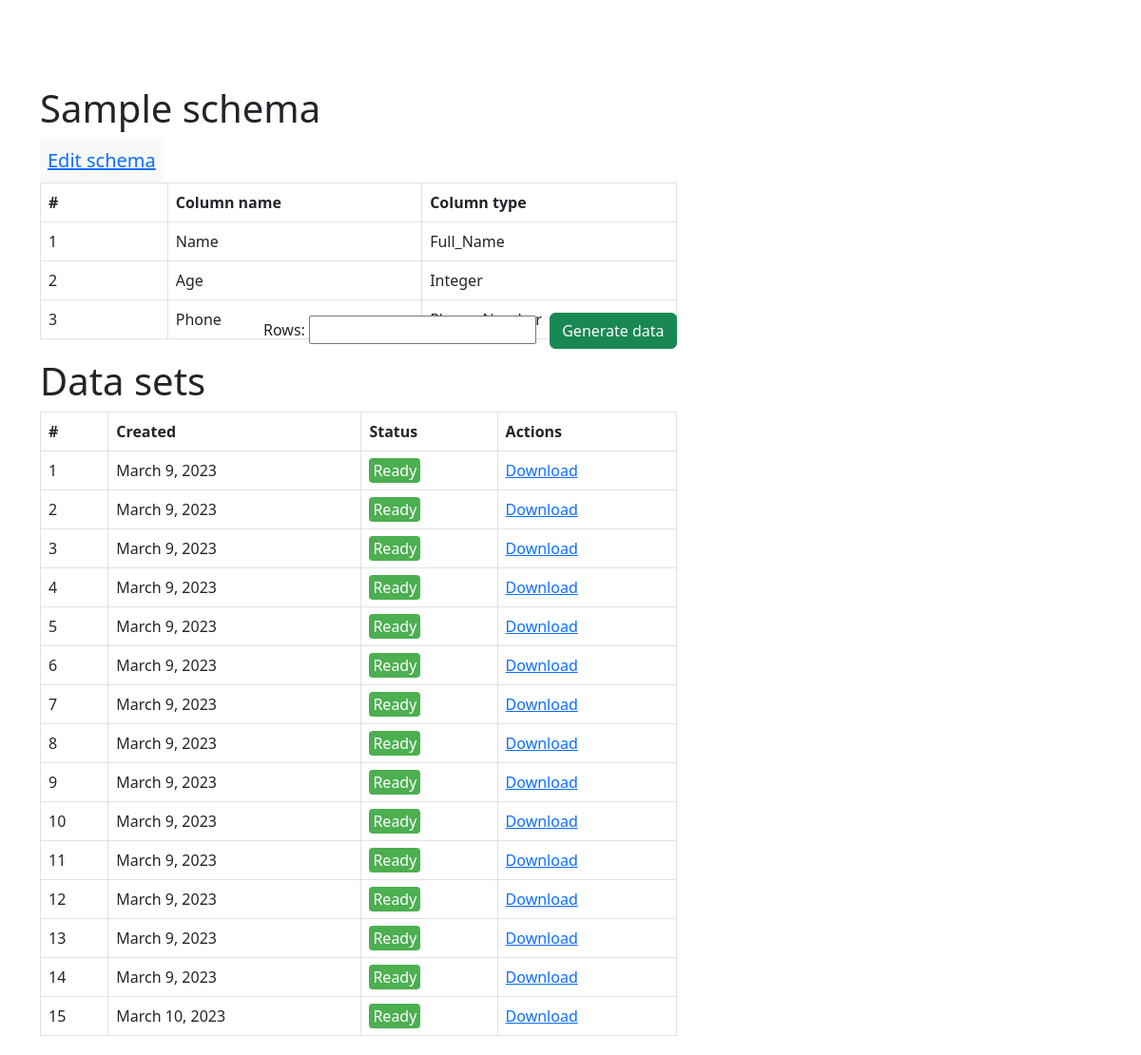
The page /generate_csv/3/ on the database its author committed.
### dataset_creation/models.py (models this page shows)
class Columns(models.Model):
    data_types = (
        ('full_name', 'Full Name'),
        ('job', 'Job'),
        ('email', 'Email'),
        ('domain_name', 'Domain Name'),
        ('phone_number', 'Phone Number'),
        ('company_name', 'Company Name'),
        ('text', 'Text'),
        ('integer', 'Integer'),
        ('address', 'Address'),
        ('date', 'Date'),
    )
    column_name = models.CharField(max_length=255)
    data_type = models.CharField(max_length=20, choices=data_types)
    data_schema = models.ForeignKey(Schemas, on_delete=models.CASCADE)
    extra_data1 = models.CharField(max_length=255, blank=True, null=True)
    extra_data2 = models.CharField(max_length=255, blank=True, null=True)

class FakeData(models.Model):
    schema = models.ForeignKey(Schemas, on_delete=models.CASCADE)
    creation_date = models.DateField(auto_now=True)
    csv_file = models.FileField(upload_to='media/', blank=True)

### csv_generation/views.py (the view, shortened to what this page needs)
# urls.py: path('<int:pk>/', GenerationManageView.as_view(), name='manage'),
class GenerationManageView(View):
    template_name = 'csv_generation/csv_manage.html'
    def get(self, request, pk):
        columns = Columns.objects.filter(data_schema_id=pk)
        number_form = NumberForm()
        generated_data = FakeData.objects.filter(schema_id=pk)
        return render(request, self.template_name, {'columns': columns,
                                                    'number_form': number_form,
                                                    'generated_data': generated_data,
                                                    'pk': pk,
                                                    'page_title': 'Data generation'})

### csv_generation/forms.py
class NumberForm(forms.Form):
    rows = forms.IntegerField(label='Rows', required=True)

### csv_generation/templates/csv_generation/csv_manage.html (shortened to what this page needs)
{% extends 'base.html' %}
{% block content %}
    <div class="container ml-10" style="margin-top: 90px">
    <h1 class="me-1">Sample schema</h1>
    <div class="d-inline-block p-2 bg-light">
        <a href="{% url 'datasets:schema_update' pk%}" class="link-primary" style="font-size: 20px">Edit schema</a>
    </div>
    <table id="data_table" class="table table-bordered" style="width: 60%; margin-bottom: 20px;">
        <thead>
            <tr>
                <th>#</th>
                <th style="width: 40%;">Column name</th>
                <th style="width: 40%;">Column type</th>
            </tr>
        </thead>
        <tbody>
            {% for column in columns %}
                <tr>
                    <td>{{ forloop.counter }}</td>
                    <td>{{ column.column_name|title }}</td>
                    <td>{{ column.data_type|title}}</td>
                </tr>
            {% endfor %}
        </tbody>
    </table>
    <h1>Data sets</h1>
    <div style="position: relative; width: 60%; margin-bottom: 20px;">
        <form method="post" style="position: absolute; bottom: 110%; right: 0;" id="number_form">
            {{ number_form }}
            <input type="submit" value="Generate data" class="btn btn-success" id="generation_button" style="margin-left: 10px;">
        </form>
        <table class="generated_data table table-bordered">
            <thead>
                <tr>
                    <th>#</th>
                    <th>Created</th>
                    <th>Status</th>
                    <th>Actions</th>
                </tr>
            </thead>
            <tbody>
                {% for data in generated_data %}
                    <tr>
                        <td>{{ forloop.counter }}</td>
                        <td>{{ data.creation_date }}</td>
                        <td>
                            {% if data.csv_file %}
                                <span class="status ready">Ready</span>
                            {% else %}
                                <span class="status processing">Processing...</span>
                            {% endif %}
                        </td>
                        <td><a href="{% url 'csv:download' data.id %}">Download</a></td>
                    </tr>
                {% endfor %}
            </tbody>
        </table>
    </div>
    </div>
{% endblock %}
{% block javascript %}
    {% load static %}
{% endblock %}

### static/css/base_css.css (style rules this page uses)
body { background: #F2F2F2; }
.ready { background-color: #4CAF50; color: white; padding: 2px 4px; border: none; border-radius: 4px; cursor: pointer; }

### rows shown on the page
Columns: column_name "Name", data_type "Full_Name"
Columns: column_name "Age", data_type "Integer"
Columns: column_name "Phone"
FakeData: creation_date "March 9, 2023", csv_file "Ready"
FakeData: creation_date "March 9, 2023", csv_file "Ready"
FakeData: creation_date "March 9, 2023", csv_file "Ready"
FakeData: creation_date "March 9, 2023", csv_file "Ready"
FakeData: creation_date "March 9, 2023", csv_file "Ready"
FakeData: creation_date "March 9, 2023", csv_file "Ready"
FakeData: creation_date "March 9, 2023", csv_file "Ready"
FakeData: creation_date "March 9, 2023", csv_file "Ready"
FakeData: creation_date "March 9, 2023", csv_file "Ready"
FakeData: creation_date "March 9, 2023", csv_file "Ready"
FakeData: creation_date "March 9, 2023", csv_file "Ready"
FakeData: creation_date "March 9, 2023", csv_file "Ready"
FakeData: creation_date "March 9, 2023", csv_file "Ready"
FakeData: creation_date "March 9, 2023", csv_file "Ready"
FakeData: creation_date "March 10, 2023", csv_file "Ready"
